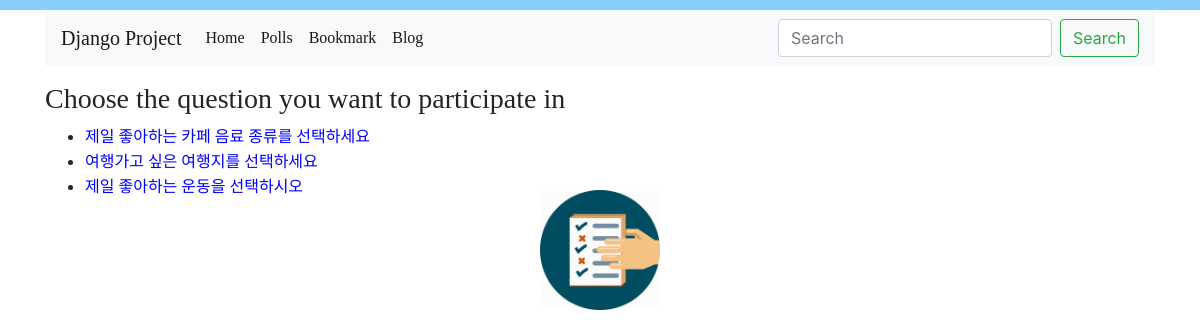
Screenshot of /poll/ with the database file from the repository.
### poll/models.py (models this page shows, shortened)
class Question(models.Model):
    question_text = models.CharField(max_length=200)
    pub_date = models.DateTimeField('date published')
    def was_published_recently(self):
        return self.pub_date >= timezone.now() -datetime.timedelta(days=1)
    was_published_recently.admin_order_field = 'pub_date'
    was_published_recently.boolean = True
    was_published_recently.short_description = 'published recently?'

### poll/views.py (the view)
# urls.py: path('', views.IndexView.as_view(), name='index'),
class IndexView(generic.ListView):
    template_name = 'poll/index.html'
    context_object_name = 'latest_question_list'
    """Return the last five published questions."""
    def get_queryset(self):
        return Question.objects.order_by('-pub_date')[:5]

### poll/templates/poll/index.html (shortened to what this page needs)
{% extends 'base.html'%}
{% block content %}
<head>
    {% load static %}
    <link rel="stylesheet" type="text/css" href="{% static 'poll/style.css' %}">
</head>
<body>
<h3>Choose the question you want to participate in</h3>
{% if latest_question_list %}
    <ul>
    {% for question in latest_question_list %}
    <li><a href="{% url 'poll:detail' question.id %}">{{question.question_text}}</a></li>
    {% endfor %}
    </ul>
{% else %}
    <p>No poll are available.</p>
{% endif %}
</body>
{% endblock %}

### bookmark/static/style.css (style rules this page uses)
body { width:100%; background: white url("images/bookmark.png") no-repeat; background-position: 100% 10%; background-size : 150px 150px; border-top : 10px solid #87CEFA; }

### poll/static/poll/style.css (style rules this page uses)
body { background: white url("image/poll.png") no-repeat; background-position : center; background-size : 10%; height:500px; text-position : center; border-top : 10px solid #87CEFA; }
li a { color: blue; text-decoration: none; }
h3,a { font-family:'Noto Sans KR' ; }

### rows the page displays
Question: question_text "제일 좋아하는 카페 음료 종류를 선택하세요"
Question: question_text "여행가고 싶은 여행지를 선택하세요"
Question: question_text "제일 좋아하는 운동을 선택하시오"
